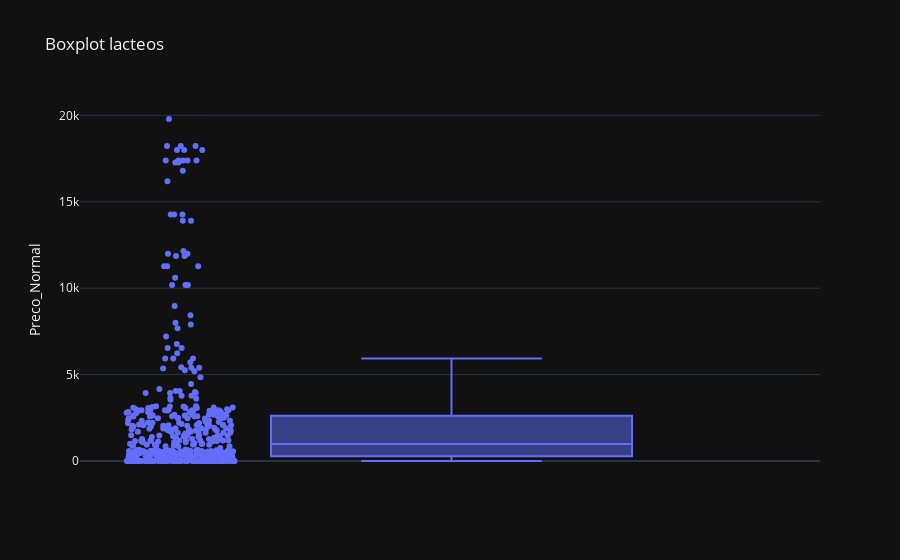

Notebook cell for this chart:
### Markdown cell above
# 3 - Plot um boxplot da distribuição do Preco_Normal para a categoria que você identificou que tem o maior desvio padrão. Como é a distribuição desses dados segundo o boxplot? Você identifica muitos outliers?

### Code cell
#Seu código aqui
cat_escolhida = df.loc[df['Categoria']=='lacteos']
fig = px.box(cat_escolhida,y='Preco_Normal', points='all', title = 'Boxplot lacteos')
fig.show()

### Figure 1 — Plotly figure (JSON) as saved in the notebook; plotly's stock layout.template omitted (floating-point values rounded to 4 significant figures; data arrays with more than 128 entries replaced by an {"elided": "..."} marker saying what was removed)
{"data": [{"alignmentgroup": "True", "boxpoints": "all", "hovertemplate": "Preco_Normal=%{y}<extra></extra>", "legendgroup": "", "marker": {"color": "#636efa"}, "name": "", "notched": false, "offsetgroup": "", "orientation": "v", "showlegend": false, "x0": " ", "xaxis": "x", "y": {"elided": "447 int values"}, "y0": " ", "yaxis": "y", "type": "box"}], "layout": {"xaxis": {"anchor": "y", "domain": [0.0, 1.0]}, "yaxis": {"anchor": "x", "domain": [0.0, 1.0], "title": {"text": "Preco_Normal"}}, "legend": {"tracegroupgap": 0}, "title": {"text": "Boxplot lacteos"}, "boxmode": "group"}}
